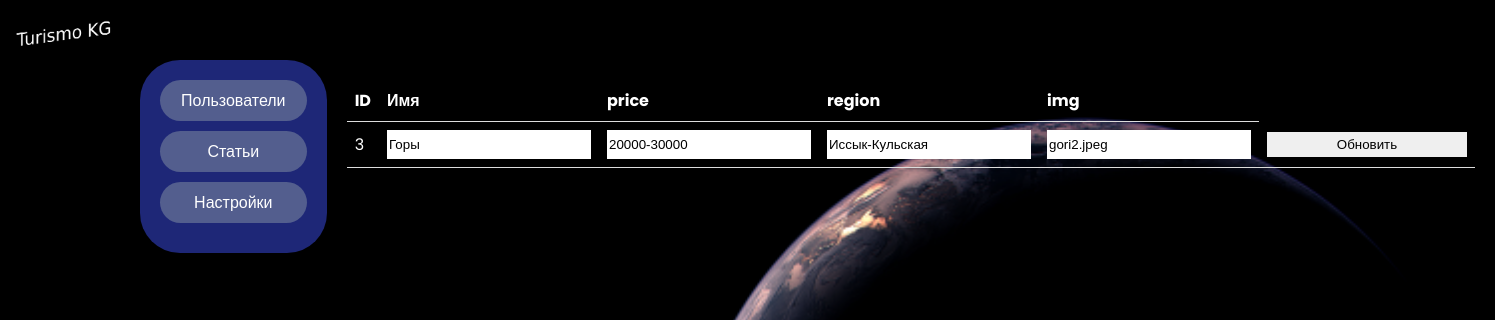
The app's page /avtorization/admin/admin.php?update=3 (signed in) with its own data.
### tables this page shows
CREATE TABLE `places` (
  `id` int NOT NULL,
  `name` varchar(255) NOT NULL,
  `price` varchar(255) DEFAULT NULL,
  `region` text NOT NULL,
  `img` varchar(255) NOT NULL
);

### config/ClassAdmin.php (called while the page is built, shortened)
<?php
class ClassAdmin extends conect{
    public function All($structureName){
        $query = "SELECT * FROM $structureName";
        $stmt = self::$pdo->prepare($query);
        $stmt->execute();
        $all = $stmt->fetchAll(PDO::FETCH_ASSOC);
        return $all;
    }
};
?>

### avtorization/admin/admin.php (the view, shortened to what this page needs)
<?php
if ($_SESSION['name'] !== 'admin') {
    header('Location: ../../404.html');
    exit;
} else {
    require_once '../../config/ClassAdmin.php';
    $db = new ClassAdmin();
    $allUsers = $db->All('users');
    $allplaces = $db->All('places');
}
?>
<!DOCTYPE html>
<html>
<head>
    <link rel="stylesheet" href="adminStyle.css">
</head>
<body>
<div class="head"><?php require_once '../../attributes/head/head.php'; ?></div>
<div class="admin-panel">
    <div class="sidebar">
        <ul class="ul--1">
            <li class="li--1"><a class="a--1" href="?users">Пользователи</a></li>
            <li class="li--1"><a class="a--1" href="?places">Статьи</a></li>
            <li class="li--1"><a class="a--1" href="#">Настройки</a></li>
        </ul>
    </div>
    <div class="content">
        <?php if(isset($_GET['users'])){?>
        <table>
            <tr>
                <th>ID</th>
                <th>Имя</th>
                <th>Email</th>
                <th>img</th>
                <th>Действия</th>
            </tr>
            <?php foreach ($allUsers as $key) { ?>
                <tr>
                    <td><?= $key['id'] ?></td>
                    <td><?= $key['name'] ?></td>
                    <td><?= $key['email'] ?></td>
                    <td><img src="../../imgDefolt/imgUsers/<?= $key['img'] ?>" width="100px"></td>
                    <td>
                        <a class="button" href="?delete_id=<?= $key['id']; ?>&t=users" onclick="return confirm('Вы уверены, что хотите удалить пользователя?')">Удалить</a>
                    </td>
                </tr>
            <?php } ?>
        </table>
        <?php }else if (isset($_GET['update'])) { ?>
            <form method="post" action="" enctype="multipart/form-data">
                <table>
                    <tr>
                        <th>ID</th>
                        <th>Имя</th>
                        <th>price</th>
                        <th>region</th>
                        <th>img</th>
                    </tr>
                    <?php foreach ($allplaces as $key) {
                        if ($key['id'] == $_GET['update']) { ?>
                            <tr>
                                <td><?= $key['id']; ?></td>
                                <td><input type="text" name="name" value="<?= $key['name']; ?>"></td>
                                <td><input type="text" name="price" value="<?= $key['price']; ?>"></td>
                                <td><input type="text" name="region" value="<?= $key['region']; ?>"></td>
                                <td><input type="text" name="img" value="<?= $key['img']; ?>"></td>
                                <td>
                                    <input type="submit" name="Update" value="Обновить">
                                </td>
                            </tr>
                    <?php }
                    } ?>
                </table>
            </form>
        <?php } else if (isset($_GET['cread'])) { ?>
            <form method="post" action="" enctype="multipart/form-data">
                <table>
                    <tr>
                        <th>Имя</th>
                        <th>price</th>
                        <th>region</th>
                        <th>img</th>
                    </tr>
                        <tr>
                            <td><input type="text" required="required" name="name" placeholder="Name"></td>
                            <td><input type="text" required="required" name="price" placeholder="Price"></td>
                            <td>
                                <input type="radio" id="huey" name="region" value="Иссык-Кульская" checked>
                                <label for="Иссык-Кульская">Иссык-Кульская</label>
                                </div>
                                <div>
                                    <input type="radio" id="louie" name="region" value="Чуйская">
                                    <label for="Чуйская">Чуйская</label>
                                </div>
                                <div>
                                    <input type="radio" id="louie" name="region" value="Таласская">
                                    <label for="Таласская">Таласская</label>
                                </div>
                                <div>
                                    <input type="radio" id="louie" name="region" value="Нарынская">
                                    <label for="Нарынская">Нарынская</label>
                                </div>
                                <div>
                                    <input type="radio" id="louie" name="region" value="Ошская">
                                    <label for="Ошская">Ошская</label>
                                </div>
                                <div>
                                    <input type="radio" id="louie" name="region" value="Джалал-Абадская">
                                    <label for="Джалал-Абадская">Джалал-Абадская</label>
                                </div>
                                <div>
                                    <input type="radio" id="louie" name="region" value="Джалал-Абадская">
                                    <label for="Джалал-Абадская">Баткенская</label>
                                </div>
                            </td>
                            <td>
                                <input type="file" name="file">
                            </td>
                            <td><input class="button" type="submit" name="Creat" value="Добавить"></td>
                        </tr>
                </table>
            </form>
        <?php } ?>
    </div>
</div>
</body>
</html>

### avtorization/admin/adminStyle.css (style rules this page uses)
.head { height: 60px; }
body { color: #fff; background-image: url(../../imgDefolt/DefoltFoto/fon12.png); background-size: cover; }
.admin-panel { display: flex; }
.admin-panel .sidebar { width: 200px; background-color: #4255ff77; padding: 20px; border-radius: 40px; margin-left: 10px; }
.admin-panel .content { flex-grow: 1; padding: 20px; }
.sidebar .ul--1 { list-style-type: none; padding: 0; margin: 0; }
.sidebar .li--1 { margin-bottom: 10px; }
.sidebar .a--1 { display: block; text-align: center; padding: 8px 16px; background-color: #535e8e; border-radius: 40px; text-decoration: none; color: #ffffff; }
table { border-collapse: collapse; width: 100%; }
th, td { padding: 8px; text-align: left; height: 100%; width: 100%; border-bottom: 1px solid #ddd; }
input { border-color: #00000000; width: 200px; height: 25px; }

### attributes/head/head.php (style rules this page uses)
body { font-family: 'Poppins', sans-serif; }
* { margin: 0; padding: 0; }

### records on screen
places: id "3", name "Горы", price "20000-30000", region "Иссык-Кульская", img "gori2.jpeg"
